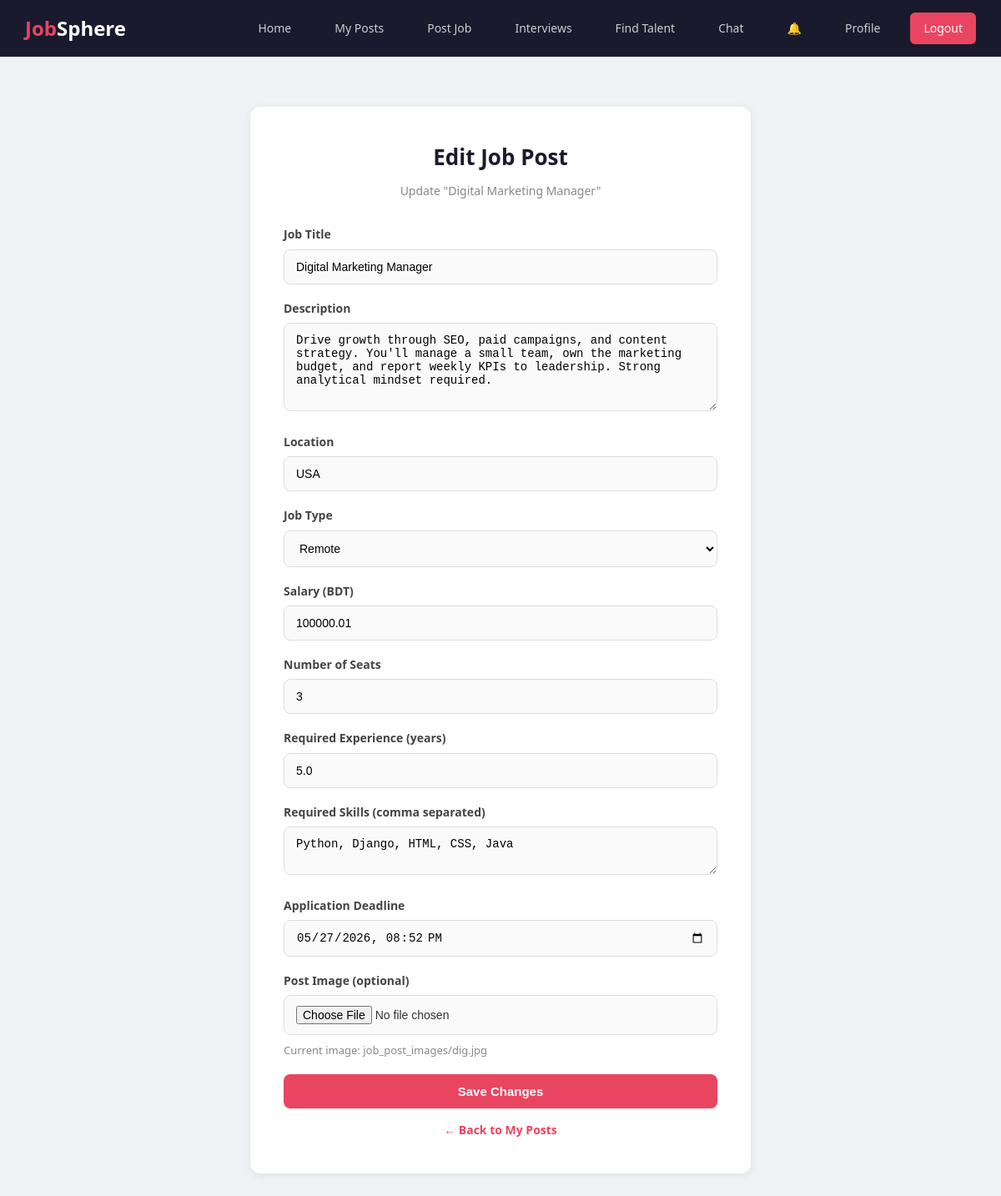
The page /recruitments/edit/3/ (signed in) on the database its author committed.
### recruitments/models.py (models this page shows, shortened)
class JobPost(models.Model):
    POSTER_TYPE_CHOICES = [
        ('recruiter', 'Recruiter'),
        ('seeker', 'Seeker'),
    ]
    JOB_TYPE_CHOICES = [
        ('fullTime', 'Full Time'),
        ('partTime', 'Part Time'),
        ('remote', 'Remote'),
        ('contract', 'Contract'),
    ]
    STATUS_CHOICES = [
        ('active', 'Active'),
        ('closed', 'Closed'),
    ]
    poster = models.ForeignKey(User, on_delete=models.CASCADE, related_name='job_posts')
    poster_type = models.CharField(max_length=10, choices=POSTER_TYPE_CHOICES, default='recruiter')
    title = models.CharField(max_length=200)
    description = models.TextField()
    location = models.CharField(max_length=200, blank=True, null=True)
    job_type = models.CharField(max_length=10, choices=JOB_TYPE_CHOICES, default='fullTime')
    salary = models.DecimalField(max_digits=10, decimal_places=2, blank=True, null=True)
    number_of_available_seats = models.IntegerField(default=1)
    required_experience = models.FloatField(default=0)
    skills_text = models.TextField(blank=True, null=True)
    application_count = models.IntegerField(default=0)
    status = models.CharField(max_length=10, choices=STATUS_CHOICES, default='active')
    created_at = models.DateTimeField(auto_now_add=True)
    deadline = models.DateTimeField(blank=True, null=True)
    image = models.ImageField(upload_to='job_post_images/', blank=True, null=True)
    class Meta:
        ordering = ['-created_at']

### recruitments/views.py (the view)
# urls.py: path('edit/<int:post_id>/', views.edit_job_post_view, name='edit_job_post'),
def edit_job_post_view(request, post_id):
    if not request.user.is_authenticated or request.user.user_type != 'recruiter':
        return redirect('login')
    job_post = get_object_or_404(JobPost, id=post_id, poster=request.user)
    if request.method == 'POST':
        form = JobPostForm(request.POST, request.FILES, instance=job_post)
        if form.is_valid():
            form.save()
            messages.success(request, 'Job post updated successfully!')
            return redirect('my_job_posts')
    else:
        form = JobPostForm(instance=job_post)
    return render(request, 'recruitments/edit_job_post.html', {'form': form, 'job_post': job_post})

### updates/context_processors.py (called while the page is built)
def unread_notifications(request):
    if request.user.is_authenticated:
        count = Notification.objects.filter(user=request.user, is_read=False).count()
        return {'unread_notif_count': count}
    return {'unread_notif_count': 0}

### templates/recruitments/edit_job_post.html (shortened to what this page needs)
{% extends 'base.html' %}
{% block content %}
<div class="auth-container" style="max-width: 600px;">
    <h2>Edit Job Post</h2>
    <p class="subtitle">Update "{{ job_post.title }}"</p>
    <form method="POST" enctype="multipart/form-data">
        <div class="form-group">
            <label>Job Title</label>
            {{ form.title }}
        </div>
        <div class="form-group">
            <label>Description</label>
            {{ form.description }}
        </div>
        <div class="form-group">
            <label>Location</label>
            {{ form.location }}
        </div>
        <div class="form-group">
            <label>Job Type</label>
            {{ form.job_type }}
        </div>
        <div class="form-group">
            <label>Salary (BDT)</label>
            {{ form.salary }}
        </div>
        <div class="form-group">
            <label>Number of Seats</label>
            {{ form.number_of_available_seats }}
        </div>
        <div class="form-group">
            <label>Required Experience (years)</label>
            {{ form.required_experience }}
        </div>
        <div class="form-group">
            <label>Required Skills (comma separated)</label>
            {{ form.skills_text }}
        </div>
        <div class="form-group">
            <label>Application Deadline</label>
            {{ form.deadline }}
        </div>
        <div class="form-group">
            <label>Post Image (optional)</label>
            {{ form.image }}
            {% if job_post.image %}
                <div style="margin-top: 8px; font-size: 13px; color: #888;">Current image: {{ job_post.image.name }}</div>
            {% endif %}
        </div>
        <button type="submit" class="btn btn-primary">Save Changes</button>
    </form>
    <p class="auth-link" style="margin-top: 15px;">
        <a href="{% url 'my_job_posts' %}">← Back to My Posts</a>
    </p>
</div>
{% endblock %}

### rows shown on the page
JobPost: title "Digital Marketing Manager", description "Drive growth through SEO, paid campaigns, and content strategy. You'll manage a small team, own the marketing budget, and report weekly KPIs to leadership. Strong analytical mindset required.", location "USA", job_type "Remote", salary "100000.01", number_of_available_seats "3", required_experience "5.0", skills_text "Python, Django, HTML, CSS, Java", deadline "05/27/2026 20:52", image.name "job_post_images/dig.jpg"
